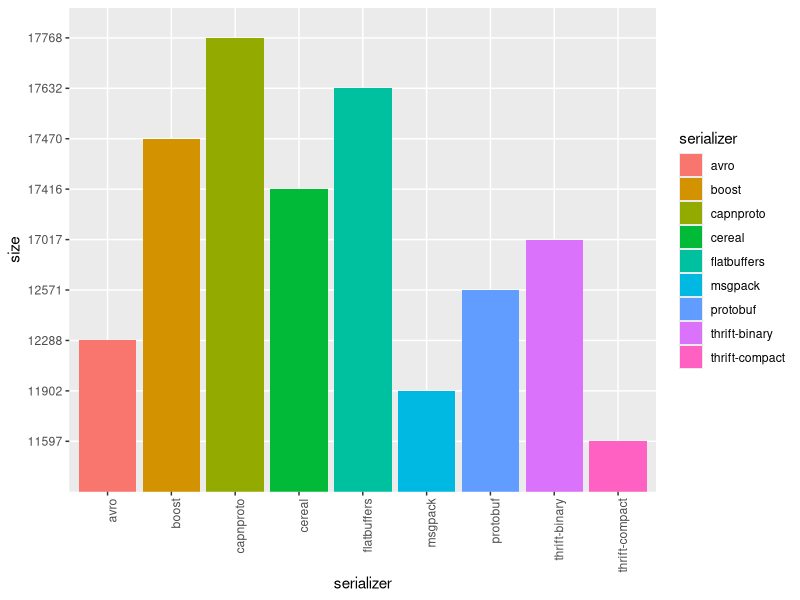
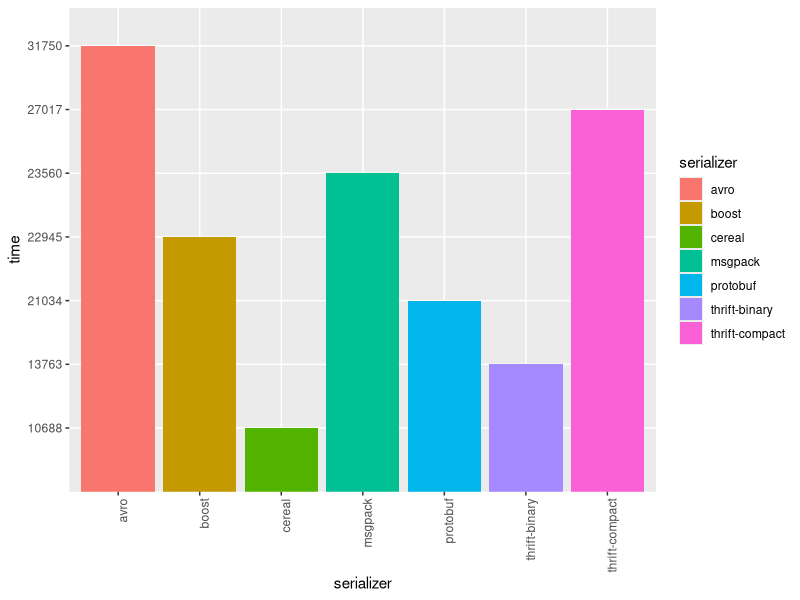
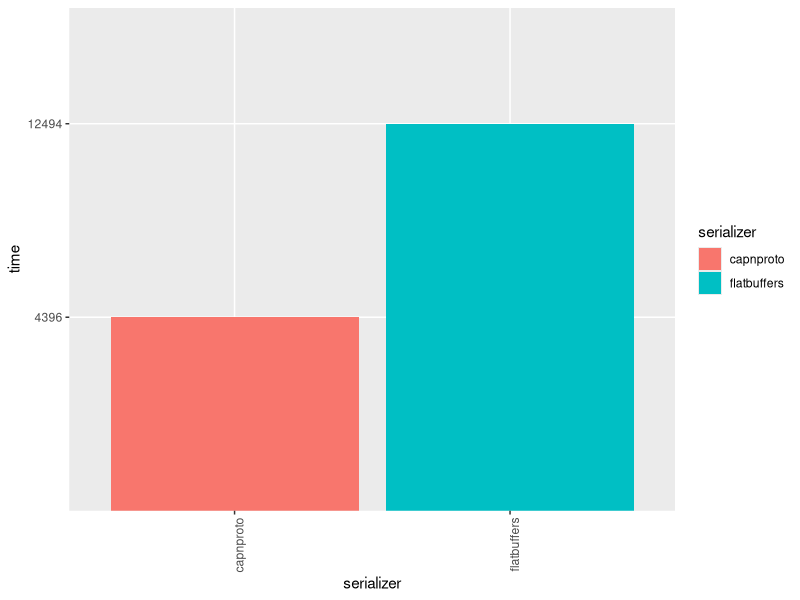

Write R code to recreate these figures, in order.
library(ggplot2)

names.size <- c("thrift-binary", "thrift-compact", "protobuf", "boost", "msgpack", "cereal", "avro", "capnproto", "flatbuffers")
names.time <- c("thrift-binary", "thrift-compact", "protobuf", "boost", "msgpack", "cereal", "avro")
names.time2 <- c("capnproto", "flatbuffers")
# data from the 1000000 simulations
# for t in thrift-binary thrift-compact protobuf boost msgpack cereal avro; do echo -n "$t: "; ./benchmark 1 $t | grep size | awk '{print $4}'; done
size <- c(17017, 11597, 12571, 17470, 11902, 17416, 12288, 17768, 17632)
# for t in thrift-binary thrift-compact protobuf boost msgpack cereal avro; do rm -f /tmp/$t.time; echo -n "$t: "; for i in `seq 1 50`; do ./benchmark 1000000 $t | grep time | awk '{print $4}' >>/tmp/$t.time; done; awk '{ sum += $1 } END { print sum/50}' /tmp/$t.time; done
time <- c(13763, 27017, 21034, 22945, 23560, 10688, 31750)
time2 <- c(4396, 12494)

data.size <- as.data.frame(list(serializer = names.size, size = size))
data.time <- as.data.frame(list(serializer = names.time, time = time))
data.time2 <- as.data.frame(list(serializer = names.time2, time = time2))

ggplot(data.size, aes(x = as.factor(serializer), y = as.factor(size), fill = serializer)) +
    geom_bar(stat = "identity") +
    xlab("serializer") +
    ylab("size") +
    theme(axis.text.x = element_text(angle = 90, hjust = 1))

ggplot(data.time, aes(x = as.factor(serializer), y = as.factor(time), fill = serializer)) +
    geom_bar(stat = "identity") +
    xlab("serializer") +
    ylab("time") +
    theme(axis.text.x = element_text(angle = 90, hjust = 1))

ggplot(data.time2, aes(x = as.factor(serializer), y = as.factor(time), fill = serializer)) +
    geom_bar(stat = "identity") +
    xlab("serializer") +
    ylab("time") +
    theme(axis.text.x = element_text(angle = 90, hjust = 1))
